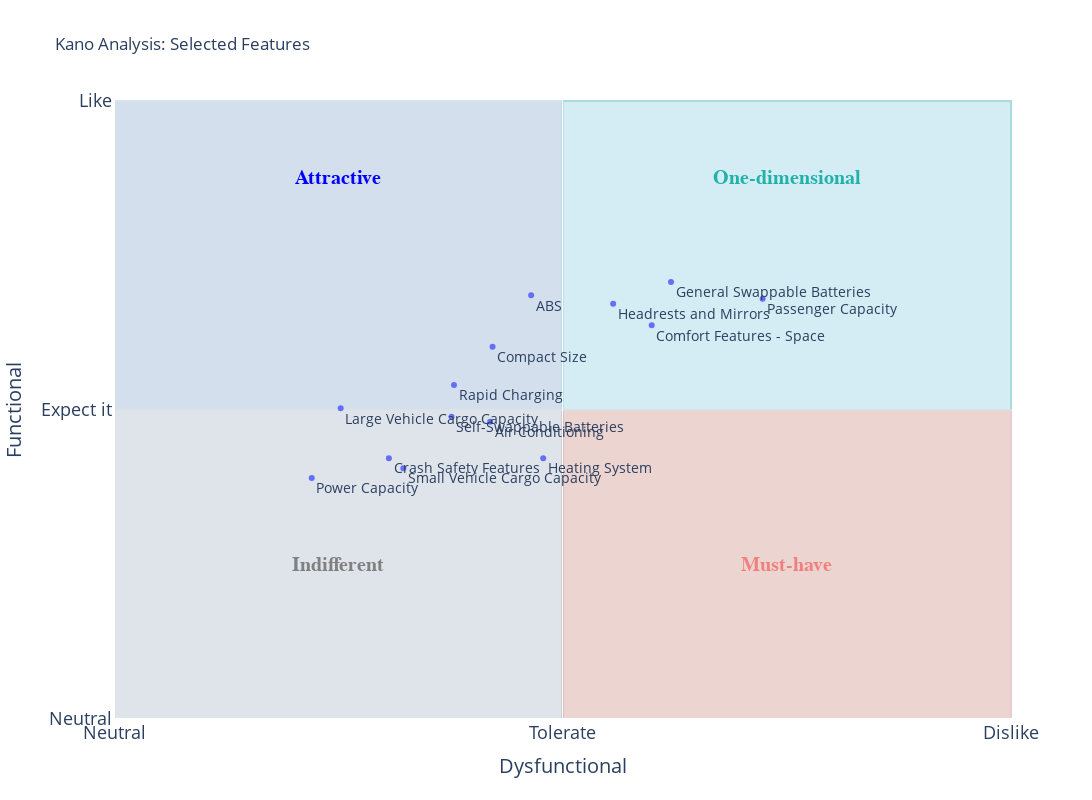

Notebook cell for this chart:
### Markdown cell above
### Safety

### Code cell
# Full feature list
all_features = get_feature_names()

# Choose only the features you want
selected_features = [f for f in all_features if f in ["Passenger Capacity", "Comfort Features - Space", "Air Conditioning", "General Swappable Batteries",
        "Self-Swappable Batteries", "Power Capacity","Heating System","Small Vehicle Cargo Capacity", "Large Vehicle Cargo Capacity", "ABS", "Crash Safety Features", "Compact Size", "Rapid Charging", "Headrests and Mirrors"
    ]]

# Prepare and score the Kano data
df_kano = prepare_kano_data(df)
df_kano_filtered = apply_kano_scoring(df_kano, selected_features)

# Calculate averages for selected features
df_averages = calculate_kano_averages(df_kano_filtered, selected_features)

# Plot results
fig = plot_kano_results(df_averages, plot_title="Kano Analysis: Selected Features")
fig.show()

selected_features = ["Passenger Capacity", "Comfort Features - Space", "Air Conditioning", "General Swappable Batteries",
        "Self-Swappable Batteries", "Power Capacity","Heating System","Small Vehicle Cargo Capacity", "Large Vehicle Cargo Capacity", "ABS", "Crash Safety Features", "Compact Size", "Rapid Charging", "Headrests and Mirrors"
    ]
df_kano = prepare_kano_data(df)
df_kano = apply_kano_scoring(df_kano, selected_features)
df_avg = calculate_kano_averages(df_kano, selected_features)

### Figure 1 — Plotly figure (JSON) as saved in the notebook; plotly's stock layout.template omitted (floating-point values rounded to 4 significant figures)
{"data": [{"hovertemplate": "Average Dysfunctional Score=%{x}<br>Average Functional Score=%{y}<br>Feature=%{text}<extra></extra>", "legendgroup": "", "marker": {"color": "#636efa", "symbol": "circle"}, "mode": "markers+text", "name": "", "orientation": "v", "showlegend": false, "text": ["Heating System", "Air Conditioning", "Small Vehicle Cargo Capacity", "Large Vehicle Cargo Capacity", "ABS", "Headrests and Mirrors", "Crash Safety Features", "Passenger Capacity", "Comfort Features - Space", "Compact Size", "General Swappable Batteries", "Self-Swappable Batteries", "Power Capacity", "Rapid Charging"], "textfont": {"size": 14}, "textposition": "bottom right", "type": "scatter", "x": [1.914, 1.677, 1.29, 1.011, 1.86, 2.226, 1.226, 2.892, 2.398, 1.688, 2.484, 1.505, 0.8817, 1.516], "xaxis": "x", "y": [1.688, 1.925, 1.624, 2.011, 2.742, 2.688, 1.688, 2.72, 2.548, 2.409, 2.828, 1.957, 1.559, 2.161], "yaxis": "y"}], "layout": {"annotations": [{"font": {"color": "LightSeaGreen", "family": "Arial", "size": 20, "weight": "bold"}, "showarrow": false, "text": "One-dimensional", "x": 3, "y": 3.5}, {"font": {"color": "LightCoral", "family": "Arial", "size": 20, "weight": "bold"}, "showarrow": false, "text": "Must-have", "x": 3, "y": 1}, {"font": {"color": "Blue", "family": "Arial", "size": 20, "weight": "bold"}, "showarrow": false, "text": "Attractive", "x": 1, "y": 3.5}, {"font": {"color": "Gray", "family": "Arial", "size": 20, "weight": "bold"}, "showarrow": false, "text": "Indifferent", "x": 1, "y": 1}], "height": 800, "legend": {"tracegroupgap": 0}, "shapes": [{"fillcolor": "PaleTurquoise", "layer": "below", "line": {"color": "LightSeaGreen"}, "opacity": 0.3, "type": "rect", "x0": 2, "x1": 4, "y0": 2, "y1": 4}, {"fillcolor": "LightSalmon", "layer": "below", "line": {"color": "LightCoral"}, "opacity": 0.3, "type": "rect", "x0": 2, "x1": 4, "y0": 0, "y1": 2}, {"fillcolor": "LightSteelBlue", "layer": "below", "line": {"color": "LightBlue"}, "opacity": 0.3, "type": "rect", "x0": 0, "x1": 2, "y0": 2, "y1": 4}, {"fillcolor": "LightGray", "layer": "below", "line": {"color": "Gray"}, "opacity": 0.3, "type": "rect", "x0": 0, "x1": 2, "y0": 0, "y1": 2}], "title": {"text": "Kano Analysis: Selected Features"}, "width": 1400, "xaxis": {"anchor": "y", "domain": [0, 1], "tickfont": {"size": 18}, "ticktext": ["Like", "Must-be", "Neutral", "Tolerate", "Dislike"], "tickvals": [-2, -1, 0, 2, 4], "title": {"font": {"size": 20}, "text": "Dysfunctional"}}, "yaxis": {"anchor": "x", "domain": [0, 1], "tickfont": {"size": 18}, "ticktext": ["Dislike", "Tolerate", "Neutral", "Expect it", "Like"], "tickvals": [-2, -1, 0, 2, 4], "title": {"font": {"size": 20}, "text": "Functional"}}}}
